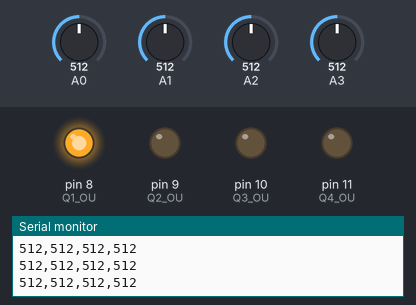
A sketch run on a simulated Arduino Uno, built with avr-gcc and run on an emulated ATmega328P. Shown: output pins drawn as LEDs (lit = HIGH), the last lines printed to the serial monitor. The inputs (shaded band) are chosen by the test bench; at power-on: A0 = 512, A1 = 512, A2 = 512, A3 = 512.

Above: at 1.2 s.
1.3 s: A0 set to 505
At 2.6 s:
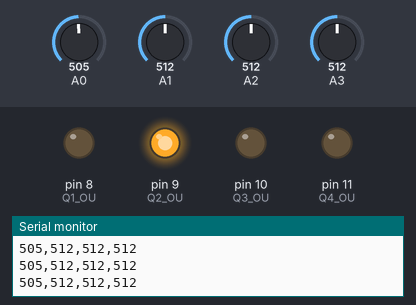
2.9 s: A1 set to 493
At 3.6 s:
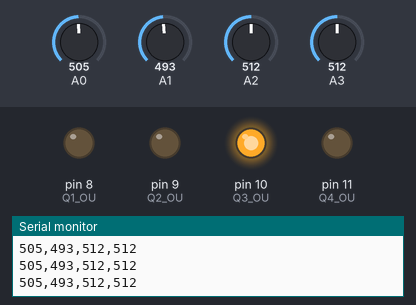
4.5 s: A2 set to 502
At 5.2 s:
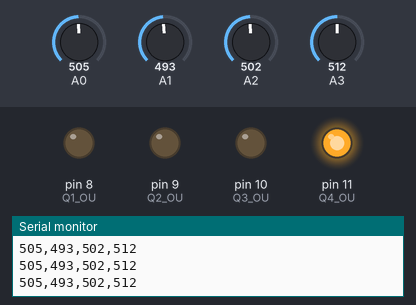
6.1 s: A2 set to 716
At 6.7 s:
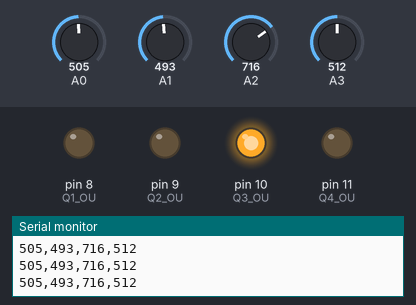
9.1 s: A2 set to 306
At 9.8 s:
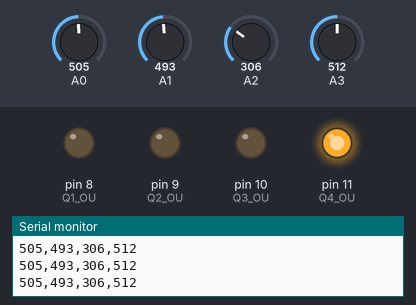
Timing chart, 0 to 12.1 s (numbered marks = the images above; inputs shaded):
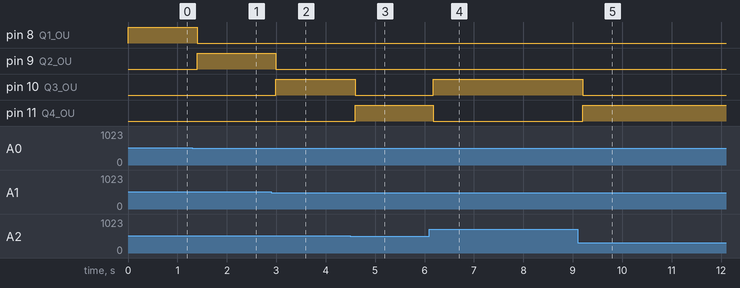

Measured:
- the behaviour switches between 512 and 511 on A0 (found by bisection; images 0 and 1)
- the behaviour switches between 512 and 511 on A1 (found by bisection; images 1 and 2)
- the behaviour switches between 512 and 511 on A2 (found by bisection; images 2 and 3)
- after the input at 1.3 s, pin 8 (Q1_OU): HIGH → LOW after 0.10 s; pin 9 (Q2_OU): LOW → HIGH after 0.10 s
- after the input at 2.9 s, pin 9 (Q2_OU): HIGH → LOW after 0.09 s; pin 10 (Q3_OU): LOW → HIGH after 0.09 s
- after the input at 4.5 s, pin 10 (Q3_OU): HIGH → LOW after 0.10 s; pin 11 (Q4_OU): LOW → HIGH after 0.10 s
- after the input at 6.1 s, pin 10 (Q3_OU): LOW → HIGH after 0.08 s; pin 11 (Q4_OU): HIGH → LOW after 0.08 s
- after the input at 9.1 s, pin 10 (Q3_OU): HIGH → LOW after 0.10 s; pin 11 (Q4_OU): LOW → HIGH after 0.10 s

The sketch:

solar_sensor_adc.ino
```cpp
/* @ file: solar_sensor_adc.ino

   @ brief: Reads four analog voltage signals and
            performs some initial processing to
            identify largest voltage.
            Target board : AtMega-based Arduinos
*/

//INCLUDES
#include <stdio.h>

// internal buffer size
#define MEM 10

// analog input pins
#define Q1_IN 0
#define Q2_IN 1
#define Q3_IN 2
#define Q4_IN 3

// enable LED indicators
#define LEDS_ON 1

// digital LED output pins
#define Q1_OU 8
#define Q2_OU 9
#define Q3_OU 10
#define Q4_OU 11

/* The CircularBuffer class.

Implements a circular buffer data
structure for keeping the MEM most
recent results in memory.
*/

class CircularBuffer {

  private:

  unsigned int *buffer;
  unsigned int buff_size;
  unsigned int ind_to_insert;

  public:

  /* Constructor */
  CircularBuffer(unsigned int size) : buff_size(size), ind_to_insert(0) {

    // create the buffer and place it on the heap
    this->buffer = new unsigned int[size];

    // initialize buffer with all zeros
    for (int i = 0; i < size; i++) {
      this->buffer[i] = 1;
    }
  }

  /* Insert new element into buffer.
  @param val    [unsigned int] new value
  @return None
  */
  void insert(unsigned int val) {
    this->buffer[this->ind_to_insert] = val;
    this->ind_to_insert = (this->ind_to_insert + 1) % this->buff_size;
  }

  /* Extract a specific element from buffer.
  @param pst    [unsigned int] offset from current insert index
  @return       [unsigned int] buffer element
  */
  unsigned int get_element(unsigned int pst) {
    unsigned int ind_to_read = (this->buff_size + this->ind_to_insert - pst - 1) % this->ind_to_insert;
    return this->buffer[ind_to_read];
  }

  /* Find the mode of the buffer values.
  @return [unsigned int] mode (i.e., most frequent element)
  */
  unsigned int get_mode() {

    // count the number of times each quadrant value occurs
    unsigned int count[4] = {0, 0, 0, 0};
    for (int i = 0; i < buff_size; i++) {
      if (this->buffer[i] == 1) {
        count[0]++;
      }
      else if (this->buffer[i] == 2) {
        count[1]++;
      }
      else if (this->buffer[i] == 3) {
        count[2]++;
      }
      else {
        count[3]++;
      }
    }

    // return the max quadrant
    unsigned int max = count[0];
    unsigned int qmx = 1;

    // find the maximum quadrant
    for (int i = 1; i < 4; i++) {
      if (count[i] > max) {
          max = count[i];
          qmx = i+1;
      }
    }

    // return the max
    return qmx;
  }
};

// GLOBAL VARIABLES
unsigned int analog_pins[4] = {Q1_IN, Q2_IN, Q3_IN, Q4_IN};
unsigned int led_pins   [4] = {Q1_OU, Q2_OU, Q3_OU, Q4_OU};
//char         *headers   [4] = {"Q1: ", "Q2: ", "Q3: ", "Q4: "};
unsigned int q_vals     [4] = {0, 0, 0, 0};
unsigned int global_max     = 1;
char adc_vals_str[20];

CircularBuffer filter(MEM);

void indicate_bright() {

  // init local variables
  unsigned int max = q_vals[0];
  unsigned int qmx = 1;

  // find the maximum quadrant
  for (int i = 1; i < 4; i++) {
    if (q_vals[i] > max) {
      max = q_vals[i];
      qmx = i+1;
    }
  }

  // insert new max into buffer
  filter.insert(qmx);

  // find the mode of the buffer
  global_max = filter.get_mode();

  // turn on LEDs based on max quadrant
  switch (global_max) {
    case 1 :
      digitalWrite(Q1_OU, HIGH);
      digitalWrite(Q2_OU, LOW);
      digitalWrite(Q3_OU, LOW);
      digitalWrite(Q4_OU, LOW);
      break;
    case 2 :
      digitalWrite(Q1_OU, LOW);
      digitalWrite(Q2_OU, HIGH);
      digitalWrite(Q3_OU, LOW);
      digitalWrite(Q4_OU, LOW);
      break;
    case 3 :
      digitalWrite(Q1_OU, LOW);
      digitalWrite(Q2_OU, LOW);
      digitalWrite(Q3_OU, HIGH);
      digitalWrite(Q4_OU, LOW);
      break;
    default :
      digitalWrite(Q1_OU, LOW);
      digitalWrite(Q2_OU, LOW);
      digitalWrite(Q3_OU, LOW);
      digitalWrite(Q4_OU, HIGH);
  }
}

void setup() {

  // init serial communications
  Serial.begin(9600);

  // setup digital pins for LED indicators
  pinMode(Q1_OU, OUTPUT);
  pinMode(Q2_OU, OUTPUT);
  pinMode(Q3_OU, OUTPUT);
  pinMode(Q4_OU, OUTPUT);
}

void loop() {

  // read in the analog pins
  for (int i = 0; i < 4; i++) {
    q_vals[i] = analogRead(analog_pins[i]);
  }

  // indicate the maximum quadrant
  if (LEDS_ON) {
    indicate_bright();
  }

  // ship ADC values via serial
  sprintf(adc_vals_str, "%d,%d,%d,%d", q_vals[0], q_vals[1], q_vals[2], q_vals[3]);
  Serial.println(adc_vals_str);

  // for (int i = 0; i < 4; i++) {
  //   Serial.print(headers[i]);
  //   Serial.println(q_vals[i]);
  // }
}
```
